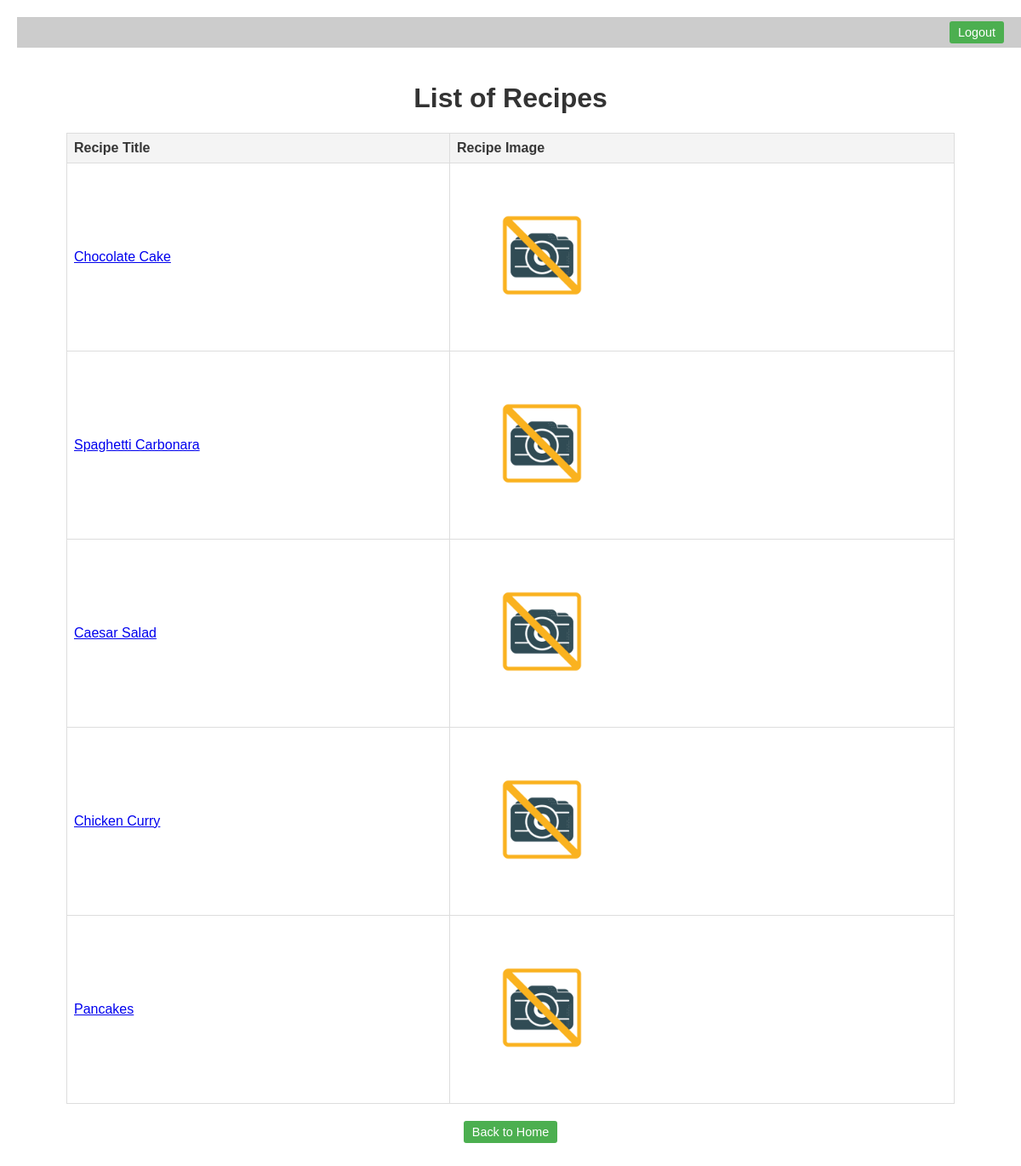
Page /recipes/ (signed in) on the committed database.
### recipes/models.py (models this page shows, shortened)
class Recipe(models.Model):
    title = models.CharField(max_length=100)
    description = models.TextField()
    ingredients = models.ManyToManyField(Ingredient)
    preparation = models.TextField(blank=True, null=True)
    cooking_time = models.IntegerField(help_text="in minutes")
    pic = models.ImageField(upload_to='recipes', default='no_picture.jpg')
    def get_absolute_url(self):
        return reverse('recipes:detail', kwargs={'pk': self.pk})

### recipes/views.py (the view)
# urls.py: path('recipes/', views.RecipeListView.as_view(), name='list'),
class RecipeListView(LoginRequiredMixin, ListView):
    model = Recipe
    template_name = 'recipes/main.html'

### recipes/templates/recipes/main.html (shortened to what this page needs)
<!DOCTYPE html>
<html>
<head>
</head>
<body>
    <div class="navbar">
        <a href="{% url 'logout' %}" class="button">Logout</a>
    </div>
    <div class="list-container">
    <h1>List of Recipes</h1>
    <table>
        <thead>
            <tr>
                <th>Recipe Title</th>
                <th>Recipe Image</th>
            </tr>
        </thead>
        <tbody>
            {% for object in object_list %}
                <tr>
                    <td><a href="{{ object.get_absolute_url }}">{{ object.title }}</a></td>
                    <td><img src="{{ object.pic.url }}" width="200" height="150" alt="{{ object.title }}" /></td>
                </tr>
            {% empty %}
                <tr>
                    <td colspan="2">No recipes available.</td>
                </tr>
            {% endfor %}
        </tbody>
    </table>
    <a href="{% url 'recipes:home' %}" class="button">Back to Home</a>
</div>
</body>
</html>

### recipes/templates/recipes/main.html (style rules this page uses)
body { font-family: Arial, sans-serif; margin: 20px; }
h1 { color: #333; }
table { width: 100%; border-collapse: collapse; margin: 20px 0; }
table, th, td { border: 1px solid #ddd; }
th, td { padding: 8px; text-align: left; }
th { background-color: #f4f4f4; }
img { max-width: 100%; height: auto; border-radius: 4px; }
a.button { display: inline-block; padding: 5px 10px; font-size: 0.9em; background-color: #4CAF50; color: white; text-decoration: none; border-radius: 3px; cursor: pointer; transition: background-color 0.3s ease; }
.navbar { width: 100%; background-color: rgba(0, 0, 0, 0.2); padding: 5px 10px; display: flex; justify-content: flex-end; align-items: center; }
.navbar a.button { display: inline-block; padding: 5px 10px; font-size: 0.9em; background-color: #4CAF50; color: white; text-decoration: none; border-radius: 3px; cursor: pointer; transition: background-color 0.3s ease; margin-right: 10px; }
.list-container { width: 90%; max-width: 1080px; text-align: center; color: #363636; padding: 20px; border-radius: 8px; margin-left: auto; margin-right: auto; }

### rows in the picture
Recipe: title "Chocolate Cake", pic (placeholder picture)
Recipe: title "Spaghetti Carbonara", pic (placeholder picture)
Recipe: title "Caesar Salad", pic (placeholder picture)
Recipe: title "Chicken Curry", pic (placeholder picture)
Recipe: title "Pancakes", pic (placeholder picture)
